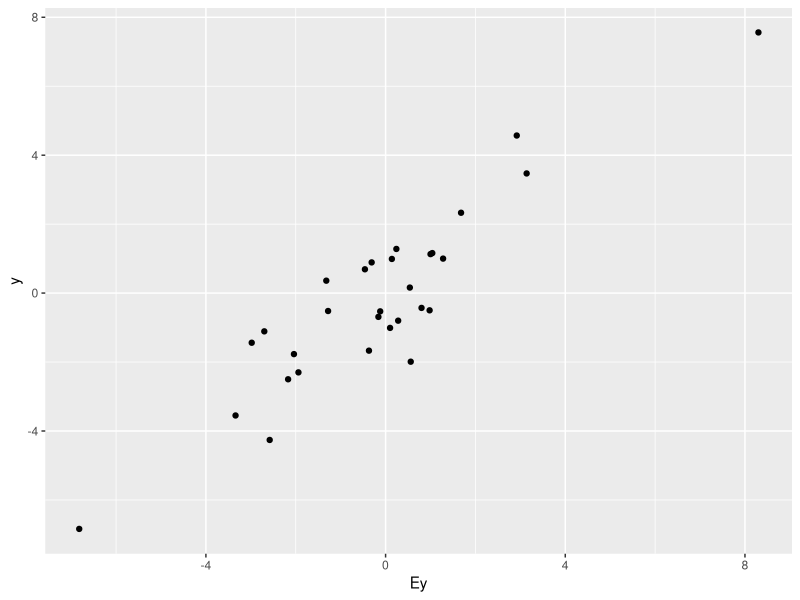
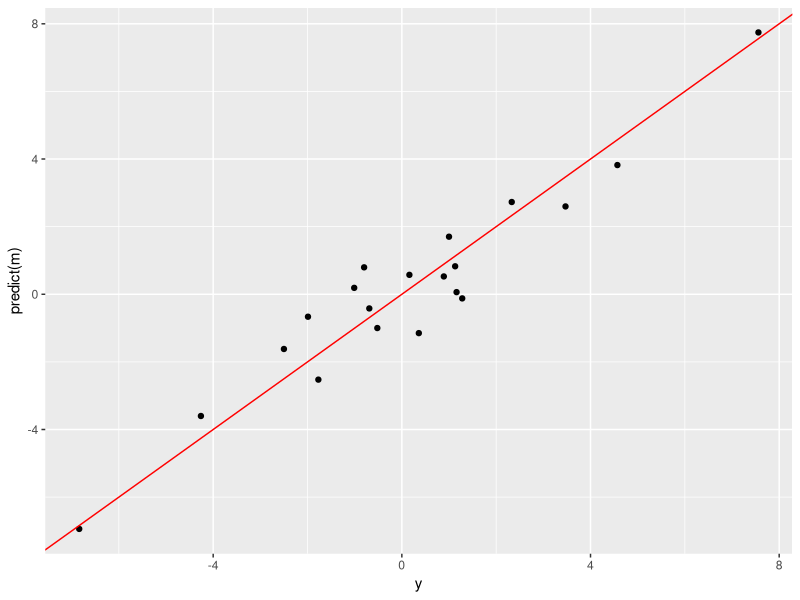
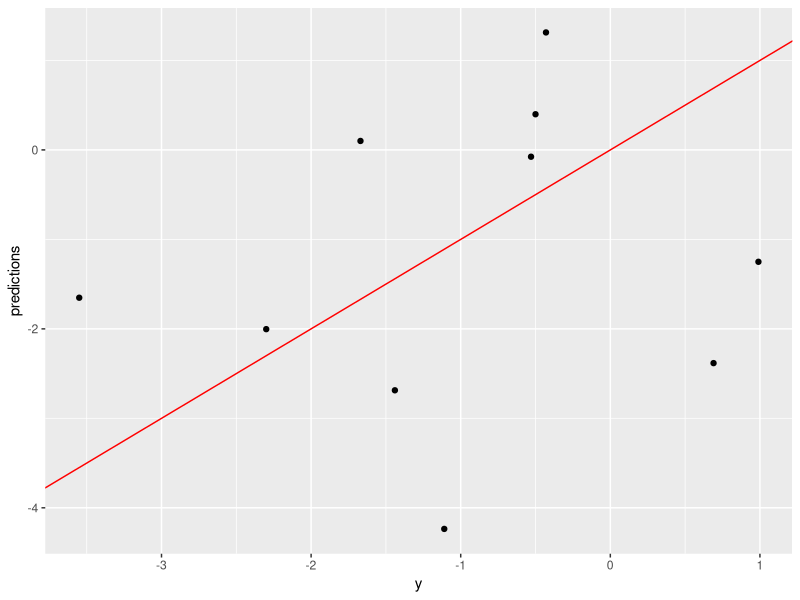
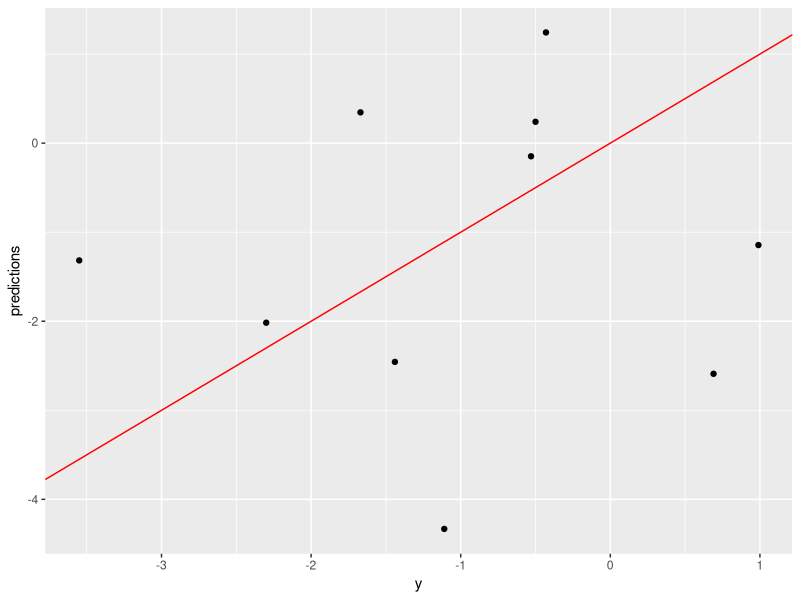
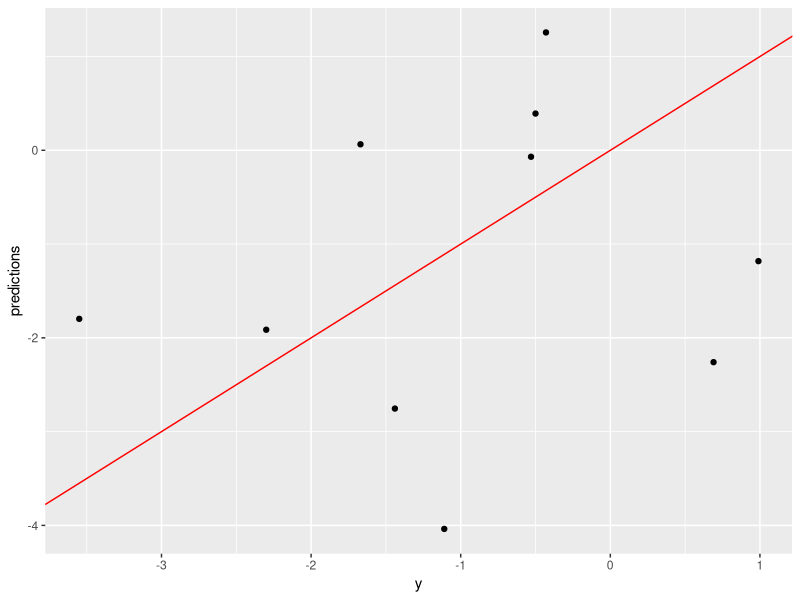

These figures' R source, in order:
# Clarifying that high R^2 and low p-values say very little about predictive performance of a model 
exdata <- data.frame(x1 = c(0.87, -1.03, 0.02, -0.25, -1.09, 0.74,
                            0.09, -1.64, -0.32, -0.33, 1.40, 0.29, -0.71, 1.36, 0.64,
                            -0.78, -0.58, 0.67, -0.90, -1.52, -0.11, -0.65, 0.04,
                            -0.72, 1.71, -1.58, -1.76, 2.10, 0.81, -0.30),
                     x2 = c(1.38, 0.14, 1.46, 0.27, -1.02, -1.94, 0.12, -0.64,
                            0.64, -0.39, 0.28, 0.50, -1.29, 0.52, 0.28, 0.23, 0.05,
                            3.10, 0.84, -0.66, -1.35, -0.06, -0.66, 0.40, -0.23,
                            -0.97, -0.78, 0.38, 0.49, 0.21),
                     x3 = c(1, 0, 0, 0, 0, 1, 0, 0, 0, 1, 0, 0, 0, 0, 1, 1, 0,
                            1, 0, 0, 0, 0, 1, 0, 0, 0, 1, 1, 0, 1),
                     y = c(3.47, -0.80, 4.57, 0.16, -1.77, -6.84, 1.28, -0.52,
                           1.00, -2.50, -1.99, 1.13, -4.26, 1.16, -0.69, 0.89, -1.01,
                           7.56, 2.33, 0.36, -1.11, -0.53, -1.44, -0.43, 0.69, -2.30,
                           -3.55, 0.99, -0.50, -1.67))
#Computing expected values by formula y = 2x1 = x2 + x3 * x2
exdata$Ey = 2*exdata$x2 - exdata$x3 + exdata$x3*exdata$x2

#Plot expected vs actual
library(ggplot2)
ggplot(exdata, aes(Ey, y)) + geom_point()
# Fitting linear model to the first 20 observations
m <- lm(y ~ x1 + x2 + x3, data = exdata[1:20,])
summary(m)
ggplot(exdata[1:20,], aes(y, predict(m))) +
  geom_point() +
  geom_abline(intercept = 0, slope = 1, col = "red")

exdata$predictions <- predict(m, exdata)
ggplot(exdata[21:30,], aes(y, predictions)) +
  geom_point() +
  geom_abline(intercept = 0, slope = 1, col = "red")
cor(exdata[21:30,]$y, exdata[21:30,]$predictions)

# Removing x3 due to the insignificance in the model
m <- lm(y ~ x1 + x2, data = exdata[1:20,])
summary(m)

exdata$predictions <- predict(m, exdata)
ggplot(exdata[21:30,], aes(y, predictions)) +
  geom_point() +
  geom_abline(intercept = 0, slope = 1, col = "red")
cor(exdata[21:30,]$y, exdata[21:30,]$predictions)

# Fitting correctly specified model and evaluating the results
m <- lm(y ~ x1 + x2 + x3*x2, data = exdata[1:20,])
summary(m)
exdata$predictions <- predict(m, exdata)
ggplot(exdata[21:30,], aes(y, predictions)) +
  geom_point() +
  geom_abline(intercept = 0, slope = 1, col = "red")
cor(exdata[21:30,]$y, exdata[21:30,]$predictions)